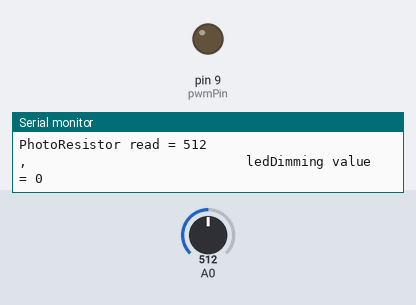
A sketch run on a simulated Arduino Uno, built with avr-gcc and run on an emulated ATmega328P. On the bench: output pins drawn as LEDs (lit = HIGH), the last lines printed to the serial monitor. The test bench sets the inputs (shaded band); at power-on: A0 = 512.

Above: at 1.2 s.
1.3 s: A0 set to 1023
At 2.5 s:
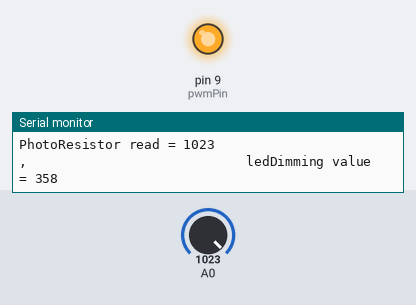
2.8 s: A0 set to 900
At 3.8 s:
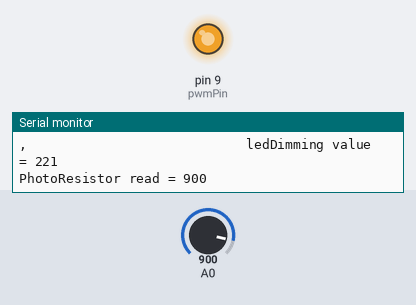
4.3 s: A0 set to 511
At 4.7 s:
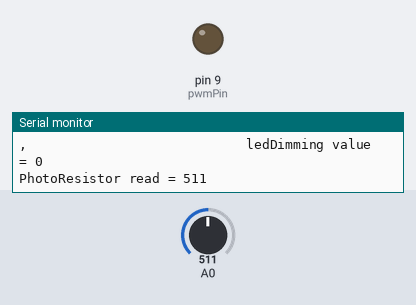
Timing chart, 0 to 7.3 s (numbered marks = the images above; inputs shaded):
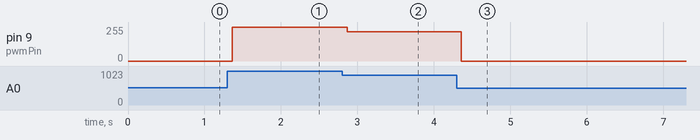

The sketch:

0527_2_.ino
```cpp
// C++ code
//
int sensorValue = 0;
int ledDimming = 0;
int pwmPin = 9;

void setup()
{
  pinMode(A0, INPUT);
  Serial.begin(9600);
  pinMode(pwmPin, OUTPUT);
}

void loop()
{
  sensorValue = analogRead(A0);
  Serial.print("PhotoResistor read = ");
  Serial.println(sensorValue);
  Serial.print(",                            ledDimming value = ");
  Serial.println(ledDimming);
  ledDimming=map(sensorValue,700,930,0,255);

  if(ledDimming<0) ledDimming = 0;
  analogWrite(pwmPin,ledDimming);
  delay(100);
}


    
```

Measured:
- after the input at 1.3 s, pin 9 (pwmPin): 0/255 → 255/255 after 0.07 s
- after the input at 2.8 s, pin 9 (pwmPin): 255/255 → 221/255 after 0.07 s
- after the input at 4.3 s, pin 9 (pwmPin): 221/255 → 0/255 after 0.06 s
